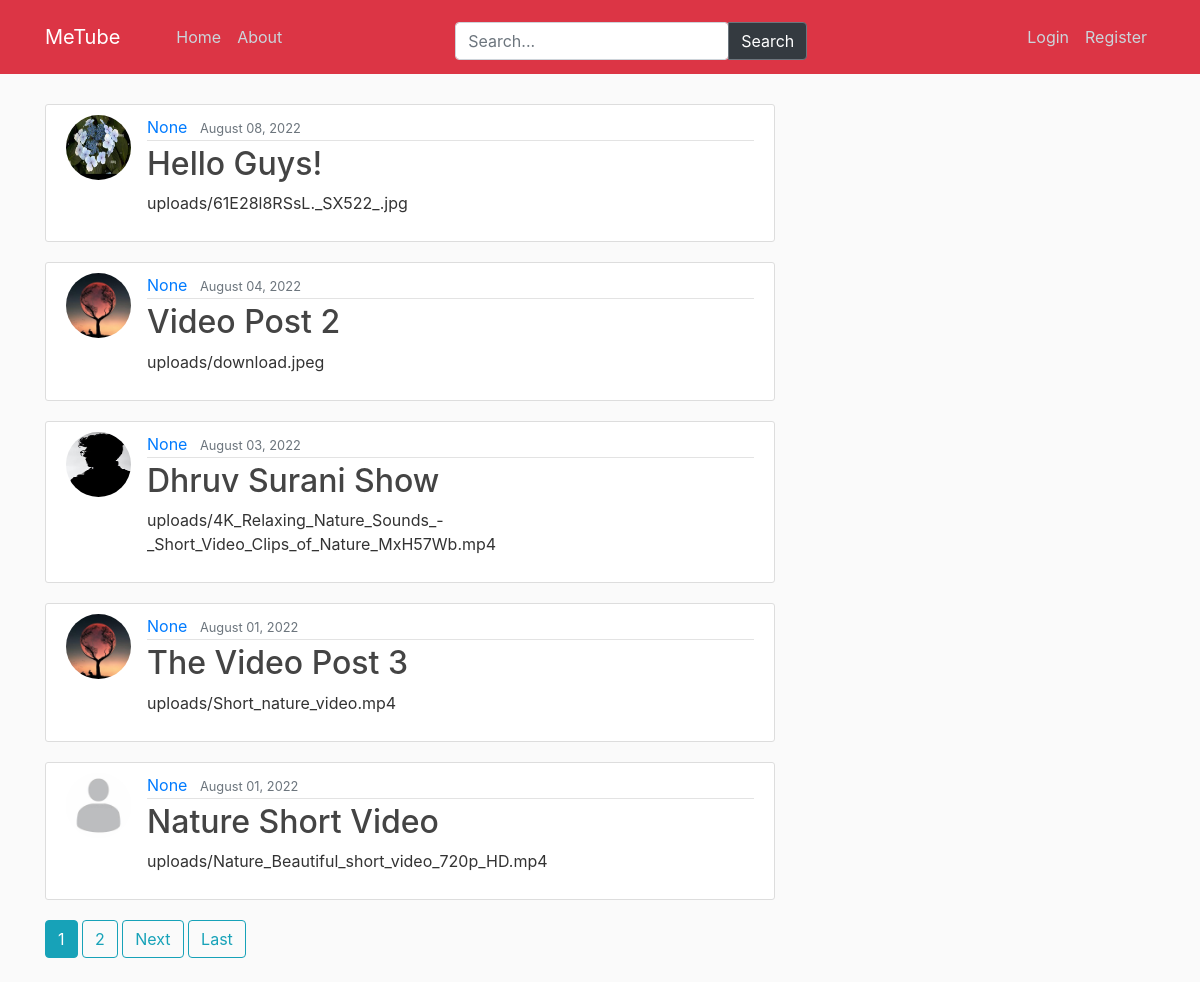
The page / on the database its author committed.
### video_post/models.py (models this page shows, shortened)
class VideoPost(models.Model):
    title = models.CharField(max_length=100)
    content = models.FileField(upload_to='uploads')
    description = models.TextField()
    date_posted = models.DateTimeField(default=timezone.now)
    creator = models.ForeignKey(get_user_model(), on_delete=models.CASCADE)
    likes = models.ManyToManyField(get_user_model(), related_name="video_posts")
    dislikes = models.ManyToManyField(get_user_model(), related_name="video_posts_dislikes")

### users/models.py (models this page shows, shortened)
class CustomUser(AbstractBaseUser, PermissionsMixin):
    username = models.CharField(max_length=255, unique=True, null=True)
    email = models.EmailField(_('email address'), unique=True)
    first_name = models.CharField(max_length=255, unique=False, null=True)
    last_name = models.CharField(max_length=255, unique=False, null=True)
    is_staff = models.BooleanField(default=False)
    is_active = models.BooleanField(default=True)
    date_joined = models.DateTimeField(default=timezone.now)
    USERNAME_FIELD = 'email'
    REQUIRED_FIELDS = []
    objects = CustomUserManager()
    def __str__(self):
        return self.email

class Profile(models.Model):
    user = models.OneToOneField(get_user_model(), on_delete=models.CASCADE)
    image = models.ImageField(default='default.jpg', upload_to='profile_pics')
    following = models.ManyToManyField(CustomUser, related_name="following")
    followers = models.ManyToManyField(CustomUser, related_name="followers")

### video_post/views.py (the view)
# urls.py: path('', PostListView.as_view(), name='posts-home'),
class PostListView(ListView):
    model = VideoPost  #It will tell out list what model to query
    template_name = 'video_post/home.html'
    context_object_name = 'videos'
    ordering = ['-date_posted']
    paginate_by = 5

### video_post/templates/video_post/home.html (shortened to what this page needs)
{% extends "video_post/base.html" %}
{% block content %}
    {% for video in videos %}
        <article class="media content-section">
            <img class="rounded-circle article-img" src="{{video.creator.profile.image.url}}" alt="image">
          <div class="media-body">
            <div class="article-metadata">
              <a class="mr-2" href="{% url 'user-posts' video.creator %}">{{ video.creator.username }}</a>
              <small class="text-muted">{{ video.date_posted|date:"F d, Y" }}</small>
            </div>
            <h2><a class="article-title" href="{% url 'post-detail' video.id %}">{{ video.title }}</a></h2>
            <p class="article-content">{{ video.content }}</p>
          </div>
        </article>
    {% endfor %}
    {% if is_paginated %}
        {% for num in page_obj.paginator.page_range %}
            {% if page_obj.number == num %}
                <a class="btn btn-info mb-4" href="?page={{ num }}">{{ num }}</a>
            {% elif num > page_obj.number|add:'-3' and num < page_obj.number|add:'3' %}
                <a class="btn btn-outline-info mb-4" href="?page={{ num }}">{{ num }}</a>
            {% endif %}
        {% endfor %}
        {% if page_obj.has_next %}
            <a class="btn btn-outline-info mb-4" href="?page={{ page_obj.next_page_number }}">Next</a>
            <a class="btn btn-outline-info mb-4" href="?page={{ page_obj.paginator.num_pages }}">Last</a>
        {% endif %}
    {% endif %}
{% endblock content %}

### video_post/static/video_post/main.css (style rules this page uses)
body { background: #fafafa; color: #333333; margin-top: 5rem; }
h1, h2, h3, h4, h5, h6 { color: #444444; }
.content-section { background: #ffffff; padding: 10px 20px; border: 1px solid #dddddd; border-radius: 3px; margin-bottom: 20px; }
.article-title { color: #444444; }
.article-content { white-space: pre-line; }
.article-img { height: 65px; width: 65px; margin-right: 16px; }
.article-metadata { padding-bottom: 1px; margin-bottom: 4px; border-bottom: 1px solid #e3e3e3 }

### rows shown on the page
VideoPost: creator.profile.image (picture), creator.username "None", date_posted "August 08, 2022", title "Hello Guys!", content "uploads/61E28l8RSsL._SX522_.jpg"
VideoPost: creator.profile.image (picture), creator.username "None", date_posted "August 04, 2022", title "Video Post 2", content "uploads/download.jpeg"
VideoPost: creator.profile.image (picture), creator.username "None", date_posted "August 03, 2022", title "Dhruv Surani Show", content "uploads/4K_Relaxing_Nature_Sounds_-_Short_Video_Clips_of_Nature_MxH57Wb.mp4"
VideoPost: creator.profile.image (picture), creator.username "None", date_posted "August 01, 2022", title "The Video Post 3", content "uploads/Short_nature_video.mp4"
VideoPost: creator.profile.image (placeholder picture), creator.username "None", date_posted "August 01, 2022", title "Nature Short Video", content "uploads/Nature_Beautiful_short_video_720p_HD.mp4"

### other values the page prints
{{ num }} "1"
{{ num }} "2"
